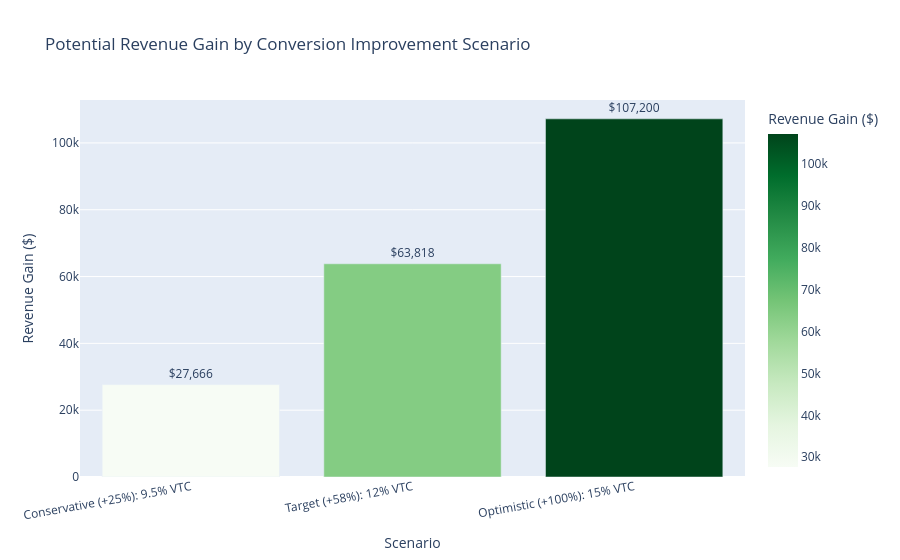

The notebook cell saved with this chart:
### Code cell
# Visualise revenue gain across scenarios
fig = px.bar(
    results_df,
    x='Scenario',
    y='Revenue Gain ($)',
    text='Revenue Gain ($)',
    title='Potential Revenue Gain by Conversion Improvement Scenario',
    color='Revenue Gain ($)',
    color_continuous_scale='greens'
)
fig.update_traces(texttemplate='$%{text:,.0f}', textposition='outside')
fig.update_layout(xaxis_tickangle=-10, showlegend=False)
fig.show()

### Figure 1 — Plotly figure (JSON) as saved in the notebook; plotly's stock layout.template omitted (floating-point values rounded to 4 significant figures)
{"data": [{"hovertemplate": "Scenario=%{x}<br>Revenue Gain ($)=%{marker.color}<extra></extra>", "legendgroup": "", "marker": {"color": [27670.0, 63820.0, 107200.0], "coloraxis": "coloraxis", "pattern": {"shape": ""}}, "name": "", "orientation": "v", "showlegend": false, "text": [27670.0, 63820.0, 107200.0], "textposition": "outside", "texttemplate": "$%{text:,.0f}", "type": "bar", "x": ["Conservative (+25%): 9.5% VTC", "Target (+58%): 12% VTC", "Optimistic (+100%): 15% VTC"], "xaxis": "x", "y": [27670.0, 63820.0, 107200.0], "yaxis": "y"}], "layout": {"barmode": "relative", "coloraxis": {"colorbar": {"title": {"text": "Revenue Gain ($)"}}, "colorscale": [[0, "rgb(247,252,245)"], [0.125, "rgb(229,245,224)"], [0.25, "rgb(199,233,192)"], [0.375, "rgb(161,217,155)"], [0.5, "rgb(116,196,118)"], [0.625, "rgb(65,171,93)"], [0.75, "rgb(35,139,69)"], [0.875, "rgb(0,109,44)"], [1, "rgb(0,68,27)"]]}, "legend": {"tracegroupgap": 0}, "showlegend": false, "title": {"text": "Potential Revenue Gain by Conversion Improvement Scenario"}, "xaxis": {"anchor": "y", "domain": [0, 1], "tickangle": -10, "title": {"text": "Scenario"}}, "yaxis": {"anchor": "x", "domain": [0, 1], "title": {"text": "Revenue Gain ($)"}}}}
